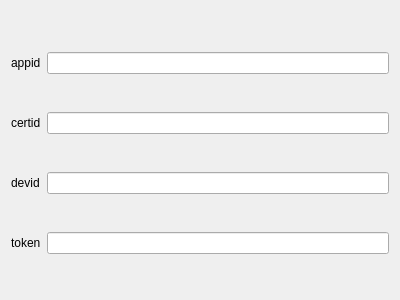
<?xml version="1.0" encoding="UTF-8"?>
<ui version="4.0">
 <class>WizardPage3</class>
 <widget class="QWizardPage" name="WizardPage3">
  <property name="geometry">
   <rect>
    <x>0</x>
    <y>0</y>
    <width>400</width>
    <height>300</height>
   </rect>
  </property>
  <property name="windowTitle">
   <string/>
  </property>
  <property name="title">
   <string>Production Credentials</string>
  </property>
  <property name="subTitle">
   <string>From here you will configure your Ebay production API credentials.</string>
  </property>
  <layout class="QGridLayout" name="gridLayout">
   <property name="topMargin">
    <number>20</number>
   </property>
   <item row="0" column="1">
    <widget class="QLineEdit" name="lineEditAppid"/>
   </item>
   <item row="1" column="0">
    <widget class="QLabel" name="labelCertid">
     <property name="text">
      <string>certid</string>
     </property>
    </widget>
   </item>
   <item row="3" column="0">
    <widget class="QLabel" name="labelToken">
     <property name="text">
      <string>token</string>
     </property>
    </widget>
   </item>
   <item row="1" column="1">
    <widget class="QLineEdit" name="lineEditCertid"/>
   </item>
   <item row="2" column="1">
    <widget class="QLineEdit" name="lineEditDevid"/>
   </item>
   <item row="3" column="1">
    <widget class="QLineEdit" name="lineEditToken"/>
   </item>
   <item row="2" column="0">
    <widget class="QLabel" name="labelDevid">
     <property name="text">
      <string>devid</string>
     </property>
    </widget>
   </item>
   <item row="0" column="0">
    <widget class="QLabel" name="labelAppid">
     <property name="text">
      <string>appid</string>
     </property>
    </widget>
   </item>
  </layout>
 </widget>
 <resources/>
 <connections/>
</ui>
